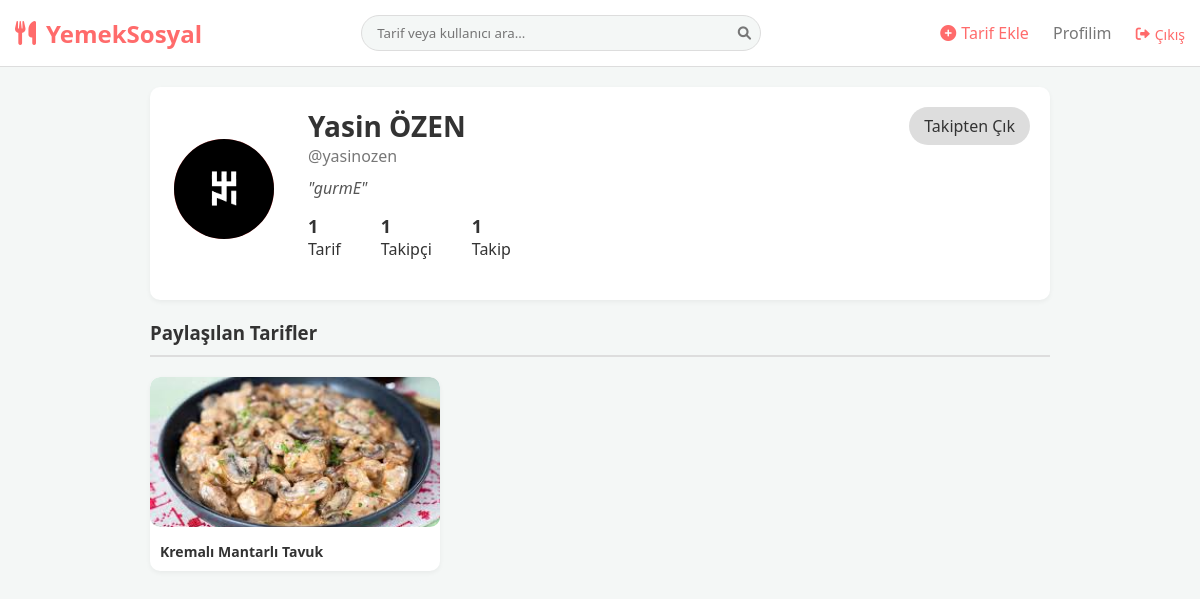
The app's page /profil.php?kullanici=yasinozen (signed in) with its own data.
### tables this page shows
CREATE TABLE `users` (
  `id` int(11) NOT NULL,
  `username` varchar(50) NOT NULL,
  `full_name` varchar(100) NOT NULL,
  `email` varchar(100) NOT NULL,
  `phone` varchar(20) NOT NULL,
  `password` varchar(255) NOT NULL,
  `avatar` varchar(255) DEFAULT 'default.png',
  `verification_code` varchar(10) DEFAULT NULL,
  `is_verified` tinyint(1) DEFAULT 0,
  `created_at` timestamp NOT NULL DEFAULT current_timestamp(),
  `bio` text DEFAULT NULL,
  `role` enum('user','admin','manager') DEFAULT 'user'
);

CREATE TABLE `recipes` (
  `id` int(11) NOT NULL,
  `user_id` int(11) DEFAULT NULL,
  `title` varchar(150) NOT NULL,
  `description` text DEFAULT NULL,
  `image` varchar(255) DEFAULT NULL,
  `ingredients` text DEFAULT NULL,
  `instructions` text DEFAULT NULL,
  `created_at` timestamp NOT NULL DEFAULT current_timestamp()
);

### profil.php (the view, shortened to what this page needs)
<?php
include 'includes/header.php';
$my_id = $_SESSION['user_id'];
if (isset($_GET['kullanici'])) {
    $username = $_GET['kullanici'];
    $stmt = $pdo->prepare("SELECT * FROM users WHERE username = ?");
    $stmt->execute([$username]);
    $user = $stmt->fetch();
} else {
    $stmt = $pdo->prepare("SELECT * FROM users WHERE id = ?");
    $stmt->execute([$my_id]);
    $user = $stmt->fetch();
}
$target_id = $user['id'];
$tarif_sayisi = $pdo->query("SELECT COUNT(*) FROM recipes WHERE user_id = $target_id")->fetchColumn();
$takipci_sayisi = $pdo->query("SELECT COUNT(*) FROM follows WHERE following_id = $target_id")->fetchColumn();
$takip_edilen = $pdo->query("SELECT COUNT(*) FROM follows WHERE follower_id = $target_id")->fetchColumn();
$takip_kontrol = $pdo->prepare("SELECT * FROM follows WHERE follower_id=? AND following_id=?");
$takip_kontrol->execute([$my_id, $target_id]);
$is_following = $takip_kontrol->rowCount() > 0;
$r_stmt = $pdo->prepare("SELECT * FROM recipes WHERE user_id = ? ORDER BY created_at DESC");
$r_stmt->execute([$target_id]);
$my_recipes = $r_stmt->fetchAll();
$avatarPath = 'uploads/' . $user['avatar'];
?>
<div style="max-width: 900px; margin: 20px auto;">
    <div class="card profile-header">
        <div style="display:flex; align-items:center; gap:30px; flex-wrap:wrap;">
            <img src="<?php echo $avatarPath; ?>" class="profile-avatar" style="border: 4px solid #fff;">
            <div style="text-align:left; flex:1;">
                <div style="display:flex; justify-content:space-between; align-items:center;">
                    <h1 style="font-size:28px; margin:0;"><?php echo htmlspecialchars($user['full_name']); ?></h1>
                    <?php if ($my_id == $target_id): ?>
    <a href="profil-duzenle.php" class="btn-primary" style="background:#eee; color:#333; padding:5px 15px; font-size:14px;">Profili Düzenle</a>
    <a href="kaydedilenler.php" class="btn-primary" style="background: #fff0f0; color: var(--primary); padding:5px 15px; font-size:14px; margin-left:10px;">
        <i class="fas fa-bookmark"></i> Kaydedilenler
    </a>
    <?php else: ?>
                        <a href="islem.php?takip=<?php echo $target_id; ?>" class="btn-primary"
                           style="background: <?php echo $is_following ? '#ddd' : 'var(--primary)'; ?>;
                                  color: <?php echo $is_following ? '#333' : '#fff'; ?>;">
                           <?php echo $is_following ? 'Takipten Çık' : 'Takip Et'; ?>
                        </a>
                    <?php endif; ?>
                </div>
                <p style="color:#777;">@<?php echo htmlspecialchars($user['username']); ?></p>
                <?php if(!empty($user['bio'])): ?>
                    <p style="margin-top:10px; font-style:italic; color:#555;">"<?php echo htmlspecialchars($user['bio']); ?>"</p>
                <?php endif; ?>
                <div class="stats" style="justify-content: flex-start; gap: 40px; margin-top:15px;">
                    <div class="stat-item"><strong><?php echo $tarif_sayisi; ?></strong> Tarif</div>
                    <div class="stat-item"><strong><?php echo $takipci_sayisi; ?></strong> Takipçi</div>
                    <div class="stat-item"><strong><?php echo $takip_edilen; ?></strong> Takip</div>
                </div>
            </div>
        </div>
    </div>
    <h3 style="margin-top:20px; border-bottom:2px solid #ddd; padding-bottom:10px;">Paylaşılan Tarifler</h3>
    <div class="recipe-grid">
        <?php foreach($my_recipes as $recipe): ?>
            <a href="tarif-detay.php?id=<?php echo $recipe['id']; ?>" class="card" style="padding:0; overflow:hidden; display:block; color:inherit;">
                <?php if($recipe['image']): ?>
                    <img src="uploads/<?php echo $recipe['image']; ?>" class="grid-img">
                <?php else: ?>
                    <div style="height:150px; background:#eee; display:flex; align-items:center; justify-content:center;">Resim Yok</div>
                <?php endif; ?>
                <div style="padding:10px;">
                    <h4 style="font-size:14px;"><?php echo htmlspecialchars($recipe['title']); ?></h4>
                </div>
            </a>
        <?php endforeach; ?>
    </div>
</div>
</body>
</html>

### css/style.css (style rules this page uses)
:root { --primary: #ff6b6b; --bg-color: #f4f7f6; --text-dark: #333; --text-grey: #777; --white: #fff; --border-radius: 10px; }
* { margin: 0; padding: 0; box-sizing: border_box; font-family: 'Segoe UI', sans-serif; }
body { background-color: var(--bg-color); color: var(--text-dark); }
a { text-decoration: none; color: inherit; }
.btn-primary { background: var(--primary); color: var(--white); padding: 8px 15px; border-radius: 20px; border: none; cursor: pointer; }
.card { background: var(--white); border-radius: var(--border-radius); padding: 20px; margin-bottom: 20px; box-shadow: 0 2px 5px rgba(0,0,0,0.05); }
.profile-header { text-align: center; }
.profile-avatar { width: 100px; height: 100px; border-radius: 50%; object-fit: cover; margin-bottom: 10px; background: var(--primary); }
.stats { display: flex; justify-content: center; gap: 30px; margin: 20px 0; }
.stat-item strong { display: block; font-size: 18px; }
.recipe-grid { display: grid; grid-template-columns: repeat(3, 1fr); gap: 15px; margin-top: 20px; }
.grid-img { width: 100%; height: 150px; object-fit: cover; border-radius: var(--border-radius); }

### records on screen
users: avatar (picture), full_name "Yasin ÖZEN", username "yasinozen", bio "gurmE", id "1"
recipes: image (picture), title "Kremalı Mantarlı Tavuk"
